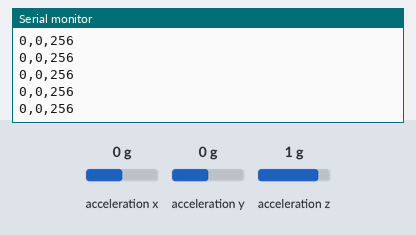
Simulated run of this sketch. Board: Arduino Uno, built with avr-gcc and run on an emulated ATmega328P. On the bench: the last lines printed to the serial monitor. Wiring (inferred from the names in the program): ADXL345 accelerometer at I2C address 0x53. Inputs (shaded band) come from the test bench; at power-on: acceleration x 0 g, acceleration y 0 g, acceleration z 1 g.

Above: at 1.2 s.
1.3 s: acceleration x set to -1.4 g
At 1.32 s:
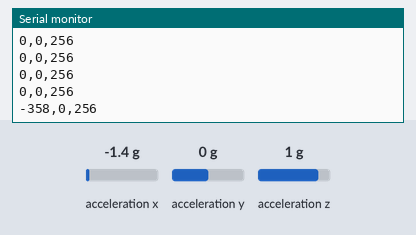
2.8 s: acceleration y set to -1.4 g
At 2.84 s:
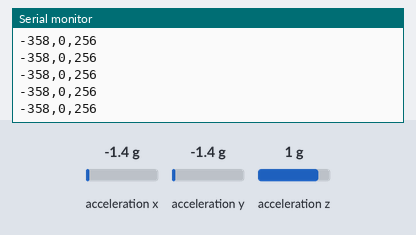
4.3 s: acceleration z set to -1.4 g
At 4.37 s:
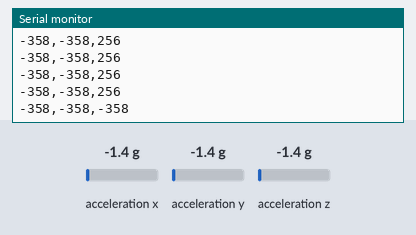
Timing chart, 0 to 7.3 s (numbered marks = the images above; inputs shaded):
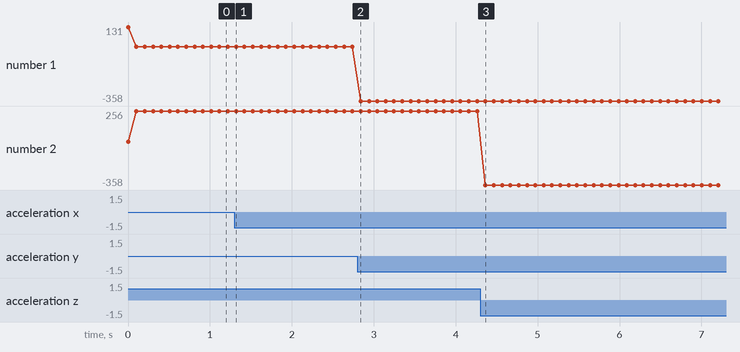

Measured:
- after the input at 1.3 s, the serial monitor: prints a new line at once (image 1)
- after the input at 4.3 s, the serial monitor: prints a new line after 0.06 s (image 3)

The sketch:

ADXL345_arduino_test.ino
```cpp
/*
 * Arduino + ADL345 test
 * by Bernardo Giovanni
 * http://www.settorezero.com
 *
 * Data from accelerometer sent on Serial port @115200
 *
 */

#include <Wire.h>
#define I2C_add    0x53   // ADXL345 I2C address
byte buff[6];             // 6 bytes buffer for data from accelerometer

void setup()
  {
  Wire.begin();           // init I2C
  Serial.begin(115200);     // Init UART
  // Turn ON ADXL345
  writeTo(I2C_add, 0x2D, 0);
  writeTo(I2C_add, 0x2D, 16);
  writeTo(I2C_add, 0x2D, 8);
  }

void loop()
  {
  int regAddress = 0x32;    //first axis register
  int x, y, z;
  readFrom(I2C_add, regAddress, 6, buff); //read ADXL345

  x = (int)buff[1] << 8 | buff[0];
  y = (int)buff[3] << 8 | buff[2];
  z = (int)buff[5] << 8 | buff[4];

  // send data on serial port
  Serial.print(x,DEC);
  Serial.print(',');
  Serial.print(y,DEC);
  Serial.print(',');
  Serial.println (z,DEC);

  delay(100);
  }

//Writes val to address register on device
void writeTo(byte device, byte address, byte val)
  {
   Wire.beginTransmission(device);
   Wire.write(address);
   Wire.write(val);
   Wire.endTransmission();
  }

//reads num bytes starting from address register on device in to buff array
void readFrom(byte device, byte address, byte num, byte buff[])
  {
  Wire.beginTransmission(device);
  Wire.write(address);
  Wire.requestFrom(device, num);

  byte i = 0;
  while(Wire.available())
   {
    buff[i] = Wire.read();
    i++;
   }
  Wire.endTransmission();
 }
```
